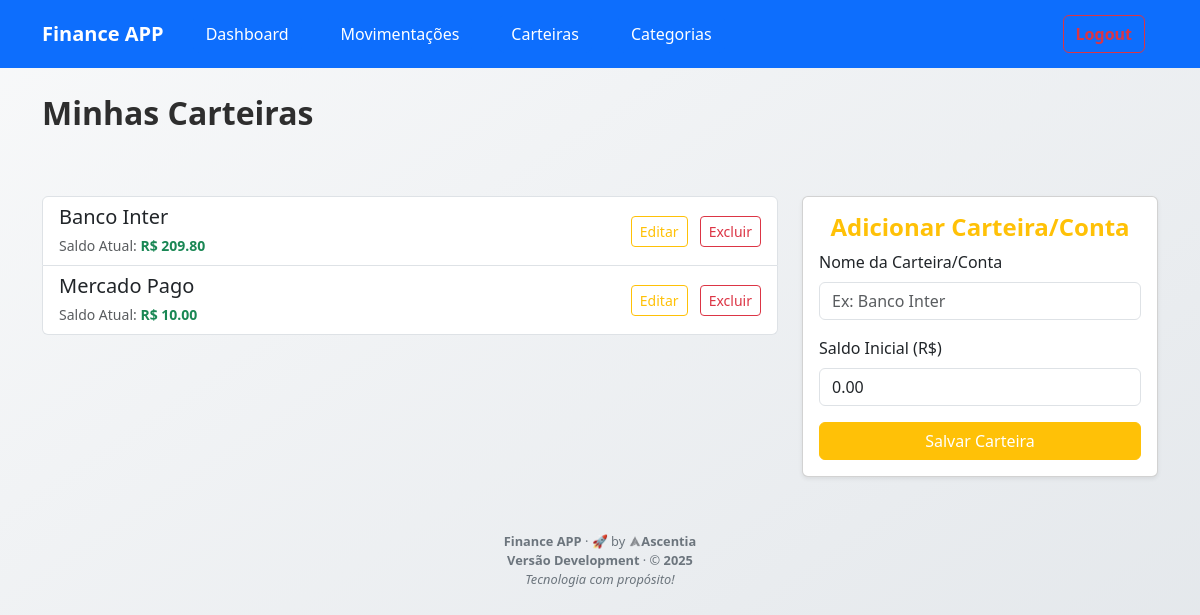
/financeiro/carteiras (signed in), run on the app's committed database.
### app/financeiro/models.py (models this page shows, shortened)
class Wallet(db.Model):
    id = db.Column(db.Integer, primary_key=True)
    name = db.Column(db.String(80), nullable=False)
    initial_balance = db.Column(db.Numeric(10, 2), default=0.00, nullable=False)
    user_id = db.Column(db.Integer, db.ForeignKey('user.id'), nullable=False)
    transactions = db.relationship('Transaction', backref='wallet', lazy='dynamic')
    @property
    def current_balance(self):
        total_receipts = db.session.scalar(
            db.select(db.func.sum(Transaction.amount)).where(
                Transaction.wallet_id == self.id,
                Transaction.type == 'R'
            ))
        total_expenses = db.session.scalar(
            db.select(db.func.sum(Transaction.amount)).where(
                Transaction.wallet_id == self.id,
                Transaction.type == 'D'
            ))
        receipts = total_receipts if total_receipts is not None else 0
        expenses = total_expenses if total_expenses is not None else 0
        return self.initial_balance + receipts - expenses

### app/financeiro/routes.py (the view)
@financeiro_bp.route('/carteiras')
@login_required
def wallets():
    wallets = Wallet.query.filter_by(user_id=current_user.id).all()
    form = WalletForm()
    return render_template('financeiro/wallets.html', wallets=wallets, form=form, title='Minhas Carteiras', **footer)

### app/financeiro/forms.py
class WalletForm(FlaskForm):
    name = StringField('Nome da Carteira/Conta', validators=[
        DataRequired(),
        Length(max=80)
    ])
    initial_balance = DecimalField('Saldo Inicial (R$)', default=0.00, validators=[
        DataRequired(),
        NumberRange(min=-10000000, message="Valor fora do limite.")
    ])
    submit = SubmitField('Salvar Carteira')

### app/templates/financeiro/wallets.html (shortened to what this page needs)
{% extends "base.html" %}
{% block content %}
<div class="row mb-3">
    <div class="d-flex justify-content-between align-items-center mb-4">
        <h2 class="mb-4" style="color: rgb(46, 46, 46);"><strong>{{ title }}</strong></h2>
    </div>
</div>
<div class="row">
    <div class="col-md-8">
        {% if wallets %}
            <ul class="list-group">
                {% for wallet in wallets %}
                    <li class="list-group-item d-flex justify-content-between align-items-center">
                        <div>
                            <h5 class="mb-1">{{ wallet.name }}</h5>
                            <small class="text-muted">Saldo Atual:
                                {% set balance_class = 'text-success' if wallet.current_balance >= 0 else 'text-danger' %}
                                <span class="{{ balance_class }} fw-bold">R$ {{ "%.2f"|format(wallet.initial_balance) }}</span>
                            </small>
                        </div>
                        <div>
                            <button type="button" class="btn btn-sm btn-outline-warning me-2" data-bs-toggle="modal" data-bs-target="#editWalletModal{{ wallet.id }}">Editar</button>
                            <button type="button" class="btn btn-sm btn-outline-danger" data-bs-toggle="modal" data-bs-target="#deleteWalletModal{{ wallet.id }}">Excluir</button>
                        </div>
                        {% set delete_entity = wallet %}
                        {% set delete_url = url_for('financeiro.delete_wallet', wallet_id=wallet.id) %}
                        {% set entity_name = 'Carteira' %}
                        {% set modal_id = 'deleteWalletModal' %}
                    </li>
                {% endfor %}
            </ul>
        {% else %}
            <div class="alert alert-info">
                Você ainda não possui carteiras cadastradas. Cadastre a primeira abaixo!
            </div>
        {% endif %}
    </div>
    <div class="col-md-4">
        <div class="card p-3 shadow-sm">
            <h4 class="text-center text-warning"><strong>Adicionar Carteira/Conta</strong></h2>
            <form method="POST" action="{{ url_for('financeiro.add_wallet') }}">
                <div class="mb-3">
                    {{ form.name.label(class="form-label") }}
                    {{ form.name(class="form-control", placeholder="Ex: Banco Inter") }}
                </div>
                <div class="mb-3">
                    {{ form.initial_balance.label(class="form-label") }}
                    {{ form.initial_balance(class="form-control", type="number", step="0.01", placeholder="0.00") }}
                </div>
                <div class="d-grid">
                    {{ form.submit(class="btn btn-warning text-white") }}
                </div>
            </form>
        </div>
    </div>
</div>
{% endblock %}

### app/static/css/custom.css (style rules this page uses)
body { background: linear-gradient(to bottom right, #f8f9fa, #e2e6ea); color: var(--cor-texto); min-height: 100vh; padding-top: 70px; }

### data on the page
Wallet: name "Banco Inter", initial_balance "209.80"
Wallet: name "Mercado Pago", initial_balance "10.00"

### other printed values
{{ title }} "Minhas Carteiras"
{{ versao }} "Development"
{{ ano }} "2025"
